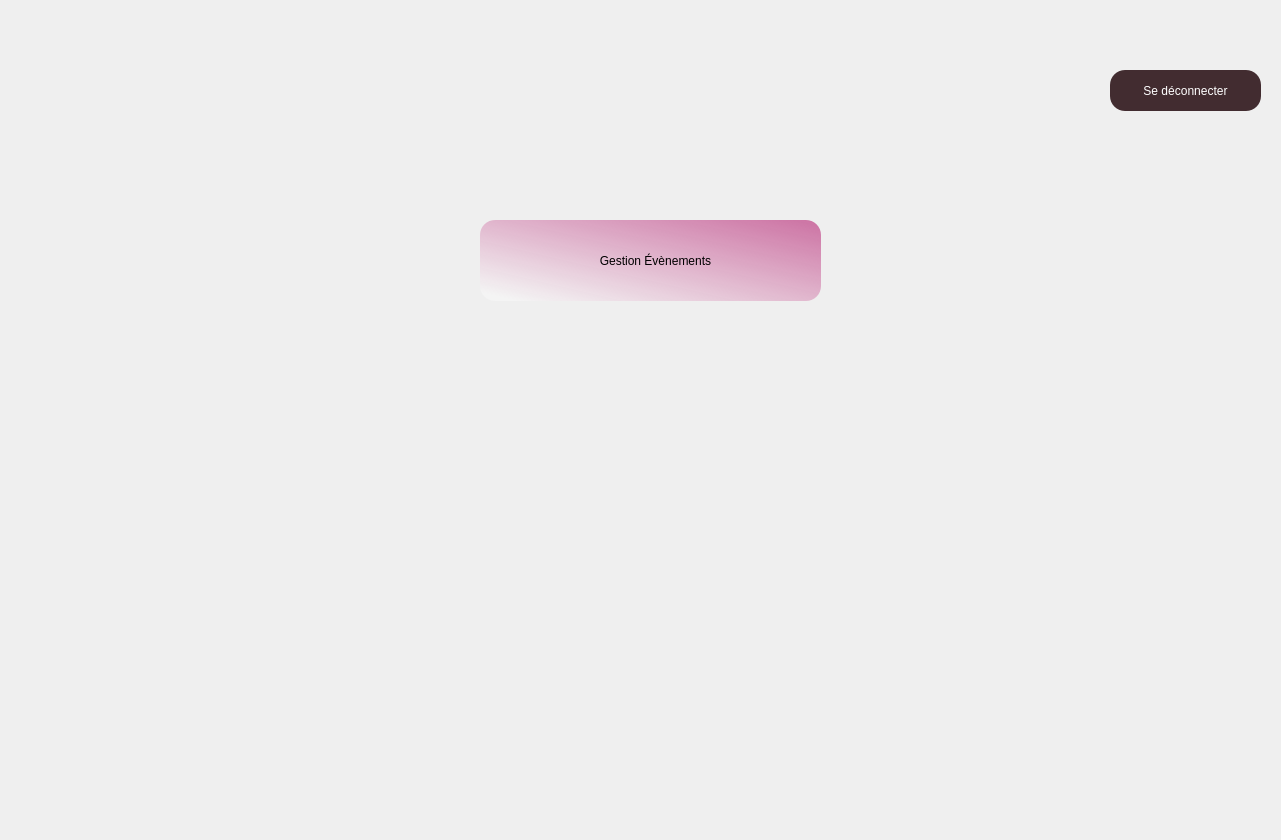
    <widget class="QWidget" name="Page_acceuil_6">
     <widget class="QLabel" name="label_50">
      <property name="geometry">
       <rect>
        <x>0</x>
        <y>0</y>
        <width>1272</width>
        <height>831</height>
       </rect>
      </property>
      <property name="minimumSize">
       <size>
        <width>1272</width>
        <height>831</height>
       </size>
      </property>
      <property name="text">
       <string/>
      </property>
      <property name="pixmap">
       <pixmap>../other(img)/Brown &amp; Deep Green Illustration International Day Of Charity (1).png</pixmap>
      </property>
     </widget>
     <widget class="QPushButton" name="pushButton_19">
      <property name="geometry">
       <rect>
        <x>480</x>
        <y>220</y>
        <width>341</width>
        <height>81</height>
       </rect>
      </property>
      <property name="styleSheet">
       <string notr="true"> *{ background:qlineargradient(spread:pad, x1:0.058, y1:0.948864, x2:1, y2:0, stop:0 rgba(255, 255, 255, 74), stop:1 rgba(204, 114, 163, 255));
	font: 75 italic 12pt &quot;Times New Roman&quot;;border-radius:15px;
}
</string>
      </property>
      <property name="text">
       <string>   Gestion Évènements</string>
      </property>
     </widget>
     <widget class="QPushButton" name="pushButton_25">
      <property name="geometry">
       <rect>
        <x>1110</x>
        <y>70</y>
        <width>151</width>
        <height>41</height>
       </rect>
      </property>
      <property name="styleSheet">
       <string notr="true">#pushButton_25
{
font: 12pt &quot;Times New Roman&quot;;
background:#422c30;
color:white;
border-radius:15px;
}
#pushButton_25::hover
{
font: 12pt &quot;Times New Roman&quot;;
background:brown;
color:white;
border-radius:15px;
}</string>
      </property>
      <property name="text">
       <string>Se déconnecter</string>
      </property>
     </widget>
    </widget>
